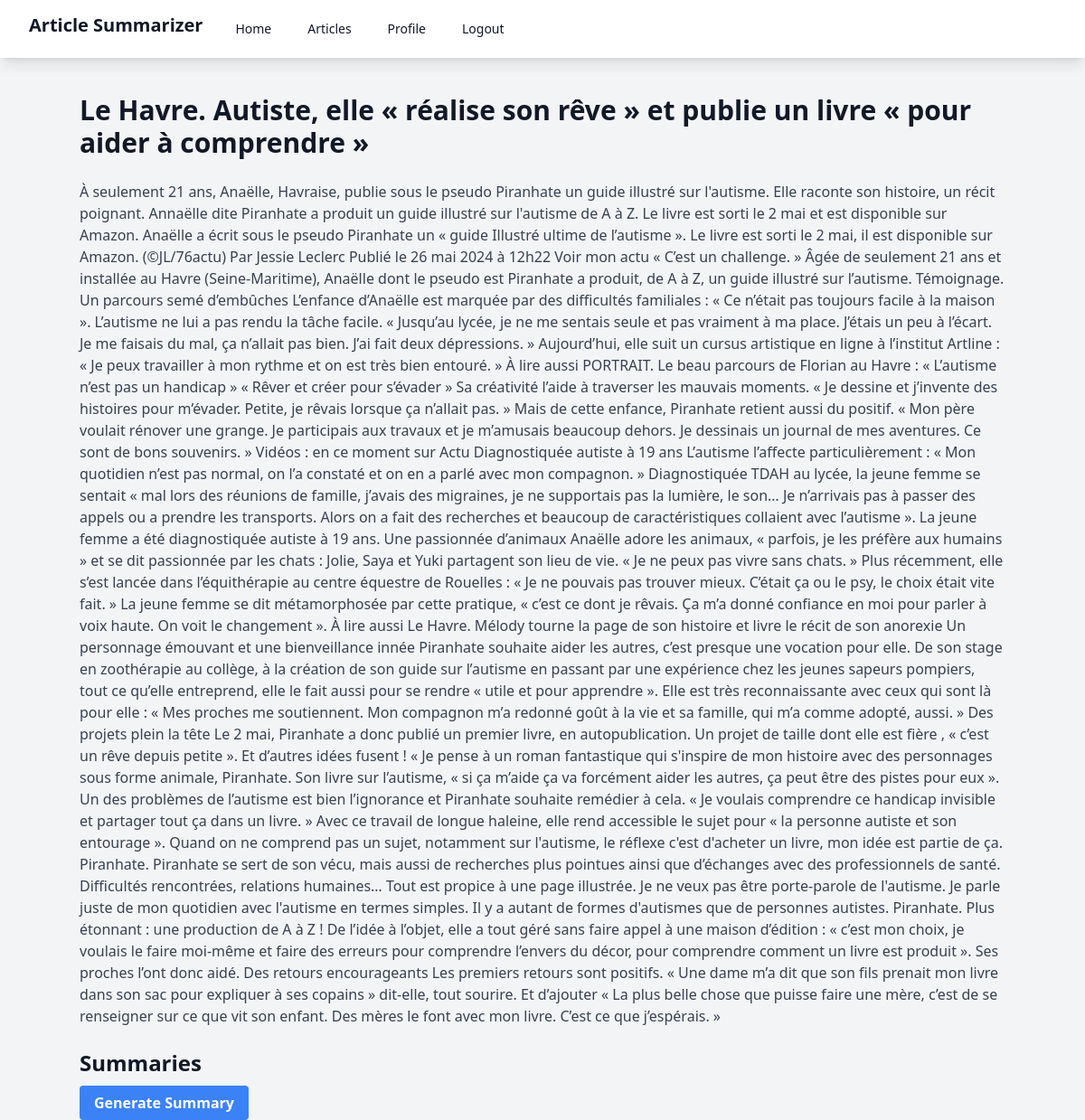
The app's page /article/2/ (signed in) with its own data.
### summarizer/models.py (models this page shows, shortened)
class Article(models.Model):
    title = models.CharField(max_length=200)
    content = models.TextField()
    user = models.ForeignKey(User, on_delete=models.CASCADE)
    created_at = models.DateTimeField(auto_now_add=True)
    category = models.ForeignKey(Category, on_delete=models.SET_NULL, null=True, blank=True)

### summarizer/views.py (the view)
# urls.py: path('article/<int:pk>/', views.article_detail, name='article_detail'),
@login_required
def article_detail(request, pk):
    article = get_object_or_404(Article, pk=pk)
    return render(request, 'summarizer/article_detail.html', {'article': article})

### summarizer/templates/summarizer/article_detail.html (shortened to what this page needs)
{% extends 'summarizer/base.html' %}
{% block content %}
    <h1 class="text-3xl font-bold mb-6 text-gray-900">{{ article.title }}</h1>
    <p class="text-gray-700 mb-6">{{ article.content }}</p>
    <h2 class="text-2xl font-semibold mb-4 text-gray-900">Summaries</h2>
    <a href="{% url 'generate_summary' article.pk %}" class="bg-blue-500 hover:bg-blue-700 text-white font-bold py-2 px-4 rounded">Generate Summary</a>
{% endblock %}

### records on screen
Article: title "Le Havre. Autiste, elle « réalise son rêve » et publie un livre « pour aider à comprendre »", content "À seulement 21 ans, Anaëlle, Havraise, publie sous le pseudo Piranhate un guide illustré sur l'autisme. Elle raconte son histoire, un récit poignant. Annaëlle dite Piranhate a produit un guide illustré sur l'autisme de A à Z. Le livre est sorti le 2 mai et est disponible sur Amazon. Anaëlle a écrit sous le pseudo Piranhate un « guide Illustré ultime de l’autisme ». Le livre est sorti le 2 mai, il est disponible sur Amazon. (©JL/76actu) Par Jessie Leclerc Publié le 26 mai 2024 à 12h22 Voir mon actu « C’est un challenge. » Âgée de seulement 21 ans et installée au Havre (Seine-Maritime), Anaëlle dont le pseudo est Piranhate a produit, de A à Z, un guide illustré sur l’autisme. Témoignage. Un…"
